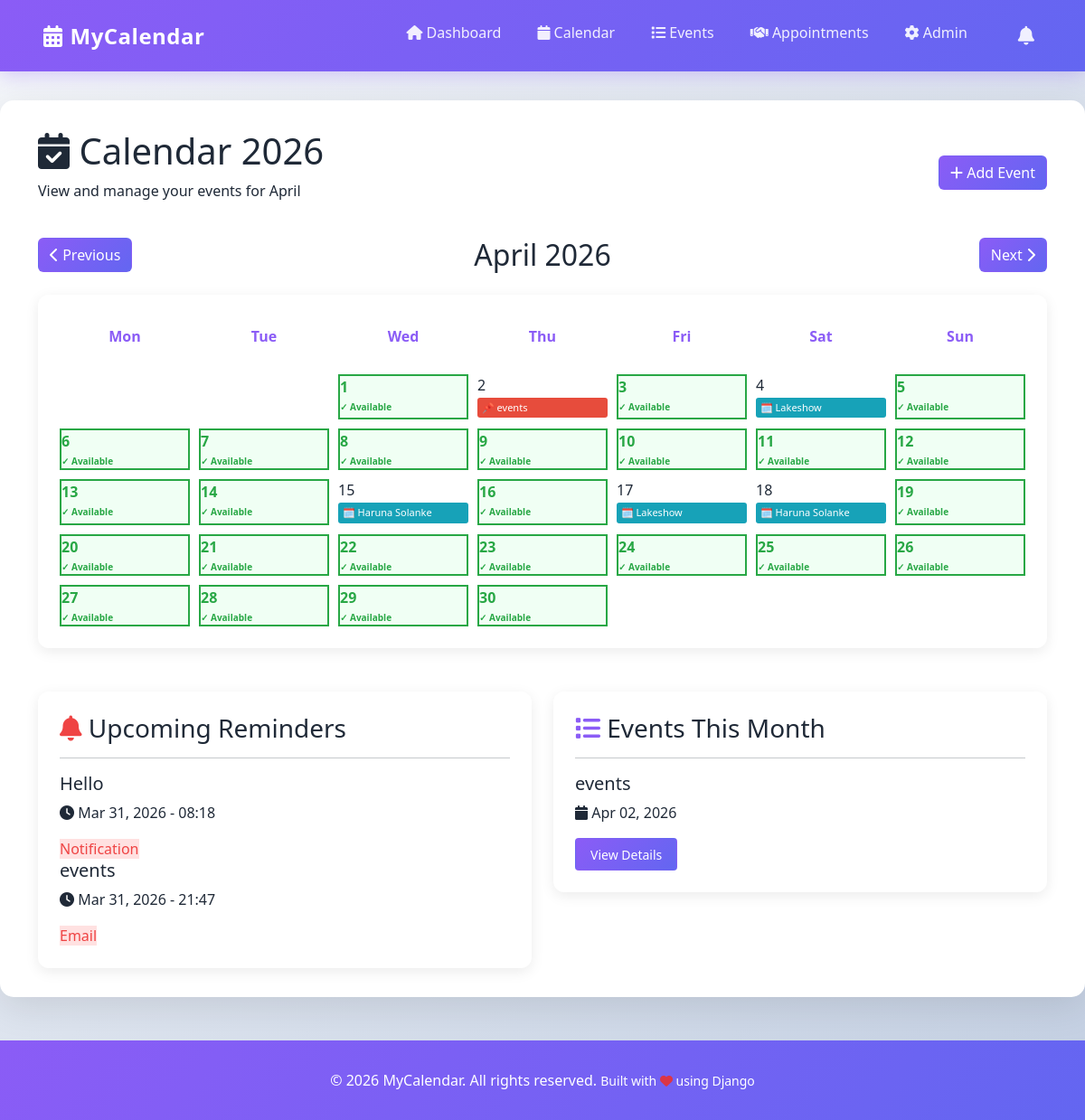
The app's page / (signed in) with its own data.
### events/models.py (models this page shows, shortened)
class Event(models.Model):
    CATEGORY_CHOICES = [
        ('work', 'Work'),
        ('personal', 'Personal'),
        ('meeting', 'Meeting'),
        ('birthday', 'Birthday'),
        ('holiday', 'Holiday'),
        ('other', 'Other'),
    ]
    COLOR_CHOICES = [
        ('#3498db', 'Blue'),
        ('#e74c3c', 'Red'),
        ('#2ecc71', 'Green'),
    ]
    STATUS_CHOICES = [
        ('planned', 'Planned'),
        ('in_progress', 'In Progress'),
        ('completed', 'Completed'),
        ('cancelled', 'Cancelled'),
    ]
    user = models.ForeignKey(User, on_delete=models.CASCADE, related_name='events')
    title = models.CharField(max_length=200)
    description = models.TextField(blank=True, null=True)
    start_date = models.DateTimeField()
    end_date = models.DateTimeField()
    location = models.CharField(max_length=255, blank=True, null=True)
    category = models.CharField(max_length=20, choices=CATEGORY_CHOICES, default='personal')
    status = models.CharField(max_length=20, choices=STATUS_CHOICES, default='planned')
    is_all_day = models.BooleanField(default=False)
    color = models.CharField(
        max_length=7,
        choices=COLOR_CHOICES,
        default='#3498db',
        help_text='Color in hex format (e.g., #3498db)'
    )
    created_at = models.DateTimeField(auto_now_add=True)
    updated_at = models.DateTimeField(auto_now=True)
    class Meta:
        ordering = ['start_date']
        indexes = [
            models.Index(fields=['user', 'start_date']),
        ]

class Appointment(models.Model):
    STATUS_CHOICES = [
        ('pending', 'Pending'),
        ('confirmed', 'Confirmed'),
        ('completed', 'Completed'),
        ('cancelled', 'Cancelled'),
        ('no_show', 'No Show'),
    ]
    APPOINTMENT_TYPE_CHOICES = [
        ('consultation', 'Consultation'),
        ('meeting', 'Meeting'),
        ('checkup', 'Check-up'),
        ('service', 'Service'),
        ('other', 'Other'),
    ]
    user = models.ForeignKey(User, on_delete=models.CASCADE, related_name='appointments')
    appointment_type = models.CharField(max_length=20, choices=APPOINTMENT_TYPE_CHOICES, default='meeting')
    start_time = models.DateTimeField()
    location = models.CharField(max_length=255)
    status = models.CharField(max_length=20, choices=STATUS_CHOICES, default='pending')
    attendee_name = models.CharField(max_length=200, blank=True, null=True)
    attendee_email = models.EmailField(blank=True, null=True)
    attendee_phone = models.CharField(max_length=20, blank=True, null=True)
    notes = models.TextField(blank=True, null=True)
    created_at = models.DateTimeField(auto_now_add=True)
    updated_at = models.DateTimeField(auto_now=True)
    class Meta:
        ordering = ['start_time']
        indexes = [
            models.Index(fields=['user', 'start_time']),
        ]

class Reminder(models.Model):
    REMINDER_TYPE_CHOICES = [
        ('email', 'Email'),
        ('notification', 'Notification'),
        ('sms', 'SMS'),
    ]
    TIME_UNIT_CHOICES = [
        ('minutes', 'Minutes'),
        ('hours', 'Hours'),
        ('days', 'Days'),
    ]
    event = models.ForeignKey(Event, on_delete=models.CASCADE, related_name='reminders')
    reminder_type = models.CharField(max_length=20, choices=REMINDER_TYPE_CHOICES, default='notification')
    time_before = models.PositiveIntegerField()
    time_unit = models.CharField(max_length=20, choices=TIME_UNIT_CHOICES, default='minutes')
    reminder_time = models.DateTimeField(null=True, blank=True)
    is_sent = models.BooleanField(default=False)
    created_at = models.DateTimeField(auto_now_add=True)
    class Meta:
        ordering = ['reminder_time']

### events/views.py (the view)
# urls.py: path('', views.calendar_view, name='calendar'),
@login_required(login_url='admin:login')
def calendar_view(request):
    year = int(request.GET.get('year', 2026))
    month = int(request.GET.get('month', timezone.now().month))
    cal = std_calendar.monthcalendar(year, month)
    start_date = datetime(year, month, 1)
    if month == 12:
        end_date = datetime(year + 1, 1, 1)
    else:
        end_date = datetime(year, month + 1, 1)
    events = Event.objects.filter(
        user=request.user,
        start_date__gte=start_date,
        start_date__lt=end_date
    )
    appointments = Appointment.objects.filter(
        user=request.user,
        start_time__gte=start_date,
        start_time__lt=end_date
    )
    reminders = Reminder.objects.filter(
        event__user=request.user,
        is_sent=False,
        reminder_time__lt=timezone.now() + timedelta(days=7)
    ).select_related('event')
    events_by_day = defaultdict(list)
    appointments_by_day = defaultdict(list)
    for event in events:
        day = event.start_date.day
        events_by_day[day].append(event)
    for appointment in appointments:
        day = appointment.start_time.day
        appointments_by_day[day].append(appointment)
    available_dates = set()
    for week in cal:
        for day in week:
            if day > 0 and day not in events_by_day and day not in appointments_by_day:
                available_dates.add(day)
    day_names = ['Mon', 'Tue', 'Wed', 'Thu', 'Fri', 'Sat', 'Sun']
    context = {
        'year': year,
        'month': month,
        'month_name': std_calendar.month_name[month],
        'calendar': cal,
        'events': events,
        'appointments': appointments,
        'reminders': reminders,
        'events_by_day': events_by_day,
        'appointments_by_day': appointments_by_day,
        'available_dates': available_dates,
        'today': timezone.now().date(),
        'daynames': day_names,
    }
    return render(request, 'events/calendar.html', context)

### events/templates/events/calendar.html (shortened to what this page needs)
{% extends 'base.html' %}
{% load custom_filters %}
{% block content %}
<div class="container-fluid">
    <div class="page-header">
        <div class="container">
            <div class="row align-items-center">
                <div class="col-md-8">
                    <h1><i class="fas fa-calendar-check"></i> Calendar {{ year }}</h1>
                    <p>View and manage your events for {{ month_name }}</p>
                </div>
                <div class="col-md-4 text-end">
                    <a href="{% url 'events:create_event' %}" class="btn btn-primary-modern">
                        <i class="fas fa-plus"></i> Add Event
                    </a>
                </div>
            </div>
        </div>
    </div>
    <div class="container mb-4">
        <div class="row align-items-center mt-4">
            <div class="col-md-4">
                {% if month > 1 %}
                <a href="?year={{ year }}&month={{ month|add:'-1' }}" class="btn btn-primary-modern">
                    <i class="fas fa-chevron-left"></i> Previous
                </a>
                {% else %}
                <a href="?year={{ year|add:'-1' }}&month=12" class="btn btn-primary-modern">
                    <i class="fas fa-chevron-left"></i> Previous
                </a>
                {% endif %}
            </div>
            <div class="col-md-4 text-center">
                <h2 class="mb-0">{{ month_name }} {{ year }}</h2>
            </div>
            <div class="col-md-4 text-end">
                {% if month < 12 %}
                <a href="?year={{ year }}&month={{ month|add:'1' }}" class="btn btn-primary-modern">
                    Next <i class="fas fa-chevron-right"></i>
                </a>
                {% else %}
                <a href="?year={{ year|add:'1' }}&month=1" class="btn btn-primary-modern">
                    Next <i class="fas fa-chevron-right"></i>
                </a>
                {% endif %}
            </div>
        </div>
    </div>
    <div class="container">
        <div class="card-modern p-4">
            <div style="display: grid; grid-template-columns: repeat(7, 1fr); gap: 10px; margin-bottom: 20px;">
                {% for day_name in daynames %}
                <div style="text-align: center; font-weight: 700; color: var(--primary); padding: 10px;">
                    {{ day_name }}
                </div>
                {% endfor %}
            </div>
            <div style="display: grid; grid-template-columns: repeat(7, 1fr); gap: 10px;">
                {% for week in calendar %}
                    {% for day in week %}
                        {% if day == 0 %}
                        <div class="calendar-day calendar-day-empty"></div>
                        {% else %}
                            {% if day == today.day and month == today.month and year == today.year %}
                            <div class="calendar-day today">
                                <span class="calendar-day-date">{{ day }}</span>
                                <div class="calendar-day-events">
                                    {% for event in events_by_day|get_item:day %}
                                        <div class="event-item" style="background-color: {{ event.color }}; color: white; padding: 3px 5px; margin: 2px 0; border-radius: 3px; font-size: 11px; overflow: hidden; text-overflow: ellipsis; white-space: nowrap;">
                                            <a href="{% url 'events:event_detail' event.pk %}" style="color: white; text-decoration: none;" title="{{ event.title }}">📌 {{ event.title }}</a>
                                        </div>
                                    {% endfor %}
                                </div>
                            </div>
                            {% else %}
                            <div class="calendar-day {% if day in available_dates %}available-day{% endif %}">
                                <span class="calendar-day-date">{{ day }}</span>
                                <div class="calendar-day-events">
                                    {% for appointment in appointments_by_day|get_item:day %}
                                        <div class="appointment-item" style="background-color: #17a2b8; color: white; padding: 3px 5px; margin: 2px 0; border-radius: 3px; font-size: 11px; overflow: hidden; text-overflow: ellipsis; white-space: nowrap;">
                                            <a href="{% url 'events:appointment_detail' appointment.pk %}" style="color: white; text-decoration: none;" title="{{ appointment.attendee_name }}">🗓️ {{ appointment.attendee_name }}</a>
                                        </div>
                                    {% endfor %}
                                    {% if day in available_dates %}
                                        <div style="color: #28a745; font-size: 10px; margin-top: 3px; font-weight: bold;">✓ Available</div>
                                    {% endif %}
                                </div>
                            </div>
                            {% endif %}
                        {% endif %}
                    {% endfor %}
                {% endfor %}
            </div>
        </div>
    </div>
    <div class="container mt-5">
        <div class="row">
            <div class="col-md-6">
                <div class="card-modern p-4">
                    <h3><i class="fas fa-bell" style="color: var(--danger);"></i> Upcoming Reminders</h3>
                    <hr>
                    {% if reminders %}
                        {% for reminder in reminders %}
                        <div class="event-card" style="border-left-color: var(--danger);">
                            <h5>{{ reminder.event.title }}</h5>
                            <p>
                                <i class="fas fa-clock"></i> {{ reminder.reminder_time|date:'M d, Y - H:i' }}
                            </p>
                            <span class="badge-category" style="background: rgba(255, 107, 107, 0.2); color: var(--danger);">
                                {{ reminder.get_reminder_type_display }}
                            </span>
                        </div>
                        {% endfor %}
                    {% else %}
                    <p class="text-muted"><i class="fas fa-inbox"></i> No upcoming reminders</p>
                    {% endif %}
                </div>
            </div>
            <div class="col-md-6">
                <div class="card-modern p-4">
                    <h3><i class="fas fa-list" style="color: var(--primary);"></i> Events This Month</h3>
                    <hr>
                    {% if events %}
                        {% for event in events|slice:':5' %}
                        <div class="event-card" style="border-left-color: var(--primary);">
                            <h5>{{ event.title }}</h5>
                            <p>
                                <i class="fas fa-calendar"></i> {{ event.start_date|date:'M d, Y' }}
                            </p>
                            <a href="{% url 'events:event_detail' event.pk %}" class="btn btn-primary-modern btn-sm">View Details</a>
                        </div>
                        {% endfor %}
                    {% else %}
                    <p class="text-muted"><i class="fas fa-inbox"></i> No events this month</p>
                    {% endif %}
                </div>
            </div>
        </div>
    </div>
</div>
{% endblock %}

### calendars/templates/base.html (shortened to what this page needs)
{% load static %}
<!DOCTYPE html>
<html lang="en">
<head>
    <link href="https://cdn.jsdelivr.net/npm/bootstrap@5.3.0/dist/css/bootstrap.min.css" rel="stylesheet">
    <link rel="stylesheet" href="https://cdnjs.cloudflare.com/ajax/libs/font-awesome/6.4.0/css/all.min.css">
</head>
<body>
    <nav class="navbar navbar-expand-lg navbar-dark sticky-top">
        <div class="container-fluid px-5">
            <a class="navbar-brand" href="{% url 'calendar:dashboard' %}">
                <i class="fas fa-calendar-alt"></i>MyCalendar
            </a>
            <div class="collapse navbar-collapse" id="navbarNav">
                <ul class="navbar-nav ms-auto">
                    <li class="nav-item">
                        <a class="nav-link {% if request.resolver_match.url_name == 'dashboard' %}active{% endif %}"
                           href="{% url 'calendar' %}">
                            <i class="fas fa-home"></i> Dashboard
                        </a>
                    </li>
                    <li class="nav-item">
                        <a class="nav-link {% if request.resolver_match.url_name == 'calendar_view' %}active{% endif %}"
                           href="{% url 'calendar:calendar_view' %}">
                            <i class="fas fa-calendar"></i> Calendar
                        </a>
                    </li>
                    <li class="nav-item">
                        <a class="nav-link {% if request.resolver_match.url_name == 'event_list' %}active{% endif %}"
                           href="{% url 'calendar:event_list' %}">
                            <i class="fas fa-list"></i> Events
                        </a>
                    </li>
                    <li class="nav-item">
                        <a class="nav-link {% if request.resolver_match.url_name == 'appointment_list' %}active{% endif %}"
                           href="{% url 'calendar:appointment_list' %}">
                            <i class="fas fa-handshake"></i> Appointments
                        </a>
                    </li>
                    <li class="nav-item">
                        <a class="nav-link" href="{% url 'admin:index' %}">
                            <i class="fas fa-cog"></i> Admin
                        </a>
                    </li>
                    <li class="nav-item dropdown ms-3">
                        <a class="nav-link position-relative" href="#" id="notificationBell" role="button" data-bs-toggle="dropdown">
                            <i class="fas fa-bell"></i>
                        </a>
                    </li>
                </ul>
            </div>
        </div>
    </nav>
    <main class="main-container">
        {% block content %}{% endblock %}
    </main>
    <footer>
        <p>&copy; 2026 MyCalendar. All rights reserved. <small>Built with <i class="fas fa-heart text-danger"></i> using Django</small></p>
    </footer>
</body>
</html>

### records on screen
Event: title "events", start_date "Apr 02, 2026"
Appointment: attendee_name "Lakeshow"
Appointment: attendee_name "Haruna Solanke"
Appointment: attendee_name "Lakeshow"
Appointment: attendee_name "Haruna Solanke"
Reminder: event "Hello", reminder_time "Mar 31, 2026 - 08:18", reminder_type "Notification"
Reminder: event "events", reminder_time "Mar 31, 2026 - 21:47", reminder_type "Email"

### other values on screen
{{ year }} "2026"
{{ month_name }} "April"
{{ day_name }} "Mon" "Tue" "Wed" "Thu" "Fri" "Sat" "Sun"
{{ day }} "1" "3" "4" "5" "6" "7" "8" "9" "10" "11" "12" "13" "14" "15" "16" "17" "18" "19" "20" "21" "22" "23" "24" "25" "26" "27" "28" "29" "30"
{{ day }} "2"
